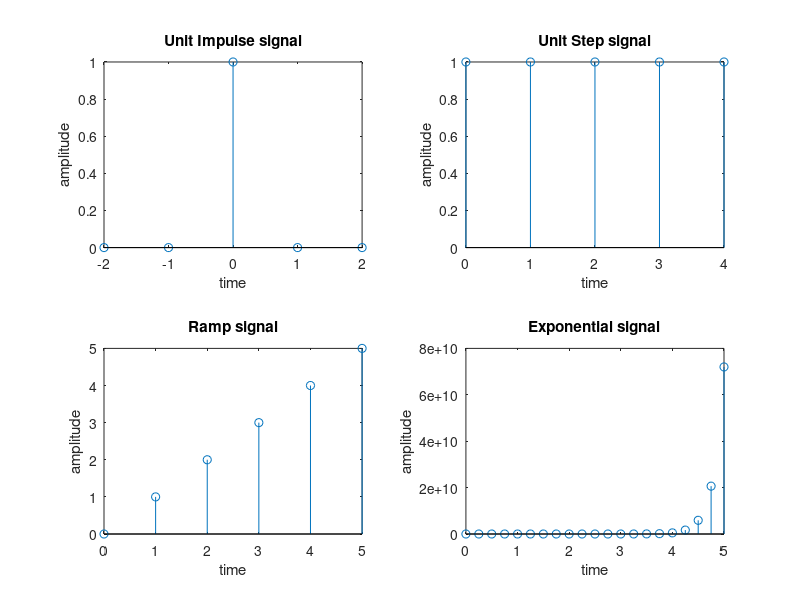
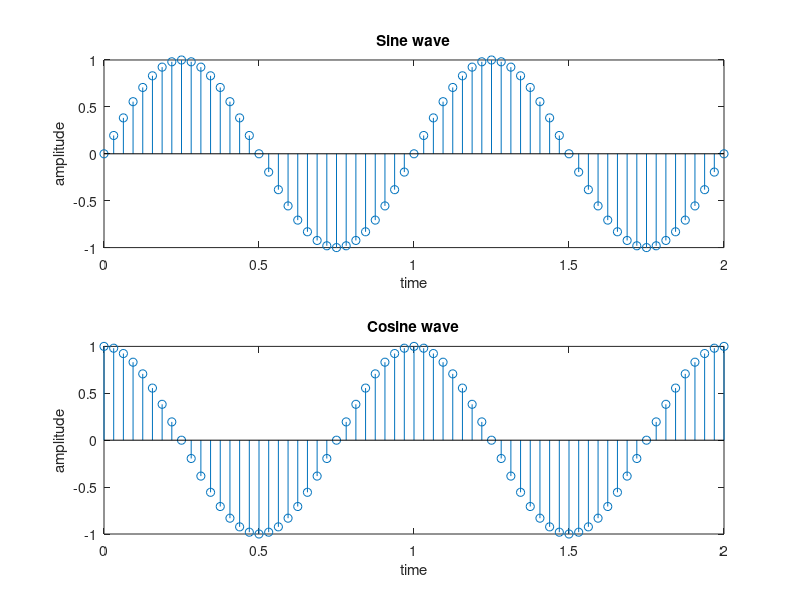

MATLAB code for these plots, in order:
clc;                                %clear screen
clear all;                          %clear workspace
close all;                          %close all fiures windows

%to generate unit impulse signal
t = -2:1:2;                         %Define time vector
y = [zeros(1,2),ones(1),zeros(1,2)];%Define Amplitude values
subplot(2,2,1);
stem(t,y);
xlabel('time'); ylabel('amplitude'); 
title('Unit Impulse signal'); 

% to generate unit step
N = input('enter the value of N = '); % define the length of unit step signal
t = 0 : N-1;
y1=ones(1,N);
subplot(2,2,2);
stem(t,y1);
xlabel('time');
ylabel('amplitude');
title('Unit Step signal');

% to generate ramp signal
N1 = input('enter the value of N1 = '); % Define the length of unit ramp signal
t = 0 : N1;
subplot(2,2,3);
stem(t,t);
xlabel('time');
ylabel('amplitude');
title('Ramp signal');

% to generate exponential 
N2=input('enterthelengthN2='); 
t = 0:1/4:N2;
a = input('enter the value of a = '); 
y2 = exp(a*t);
subplot(2,2,4);
stem(t,y2);
xlabel('time'); 
ylabel('amplitude'); 
title('Exponential signal');

% to generate sine wave 
t = 0:1/32:2;
x = sin(2*pi*t); 
figure(2); 
subplot(2,1,1); 
stem(t,x);
xlabel('time'); ylabel('amplitude'); title('Sine wave');

% to generate Cosine wave 
t = 0:1/32:2;
x = cos(2*pi*t); 
subplot(2,1,2); 
stem(t,x); 
xlabel('time'); 
ylabel('amplitude'); 
title('Cosine wave');
